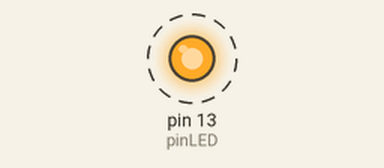
Simulated run of this sketch. Board: Arduino Uno, built with avr-gcc and run on an emulated ATmega328P. On the bench: output pins drawn as LEDs (lit = HIGH). Dashed ring = blinking. What the sketch prints to the serial monitor is not drawn.

Above: at 0.2 s.
Timing chart, 0 to 3.0 s (numbered marks = the images above):
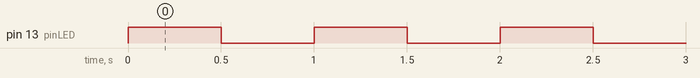

The sketch:

belajarLED.ino
```cpp
int pinLED = 13;

void setup() {
  // put your setup code here, to run once:
 pinMode(pinLED, OUTPUT); //menyiapken LED siap bekerja
 Serial.begin(9600); // Menyiapkan Serial Monitor
 Serial.println("Alat menyala dan siap digunakan !");
}

void loop() {
  // put your main code here, to run repeatedly:

 digitalWrite(pinLED, HIGH); //Menyalakan LED Board Arduino
 Serial.println("Alat nyala");
 delay(500); //1000=1 detik (jeda)
 digitalWrite(pinLED, LOW); //Menatikan LED Board Arduino
 Serial.println("Alat mati");
 delay(500); //1000=1 detik (jeda)


}
```

Measured:
- by itself, pin 13 (pinLED): alternates HIGH for 0.50 s and LOW for 0.50 s
